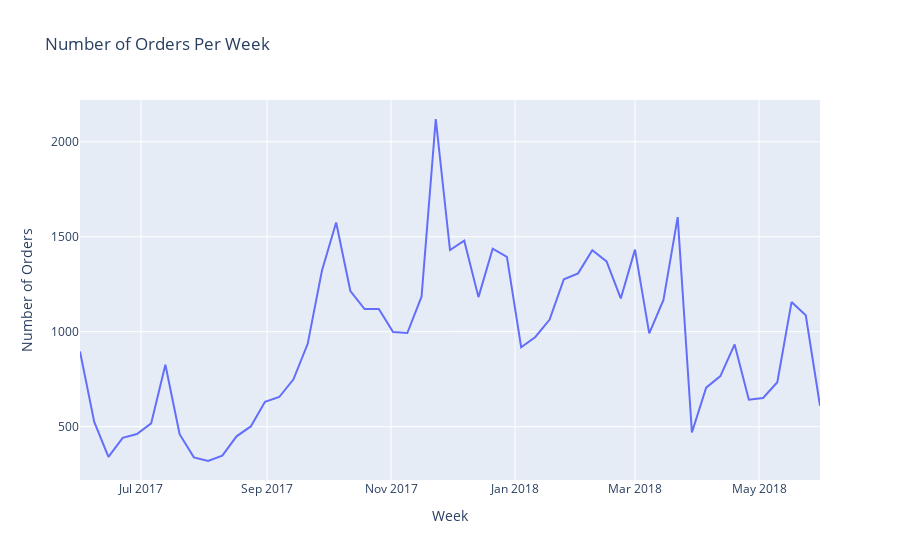

The code cell stored with this chart in its notebook:
### Code cell
# group data by column 'week'
orders_weekly = orders.groupby(['week'])['uid'].count().reset_index()
orders_weekly = orders_weekly.rename(columns={'uid': 'num_of_order'})
display(orders_weekly.head())

# create a line plot for weekly orders
fig = px.line(orders_weekly, x='week', y='num_of_order',
             title='Number of Orders Per Week', 
              labels={'week': 'Week', 
                      'num_of_order': 'Number of Orders'})
fig.show()

### Figure 1 — Plotly figure (JSON) as saved in the notebook; plotly's stock layout.template omitted (floating-point values rounded to 4 significant figures)
{"data": [{"hovertemplate": "Week=%{x}<br>Number of Orders=%{y}<extra></extra>", "legendgroup": "", "line": {"color": "#636efa", "dash": "solid"}, "marker": {"symbol": "circle"}, "mode": "lines", "name": "", "orientation": "v", "showlegend": false, "type": "scatter", "x": ["2017-06-01T00:00:00", "2017-06-08T00:00:00", "2017-06-15T00:00:00", "2017-06-22T00:00:00", "2017-06-29T00:00:00", "2017-07-06T00:00:00", "2017-07-13T00:00:00", "2017-07-20T00:00:00", "2017-07-27T00:00:00", "2017-08-03T00:00:00", "2017-08-10T00:00:00", "2017-08-17T00:00:00", "2017-08-24T00:00:00", "2017-08-31T00:00:00", "2017-09-07T00:00:00", "2017-09-14T00:00:00", "2017-09-21T00:00:00", "2017-09-28T00:00:00", "2017-10-05T00:00:00", "2017-10-12T00:00:00", "2017-10-19T00:00:00", "2017-10-26T00:00:00", "2017-11-02T00:00:00", "2017-11-09T00:00:00", "2017-11-16T00:00:00", "2017-11-23T00:00:00", "2017-11-30T00:00:00", "2017-12-07T00:00:00", "2017-12-14T00:00:00", "2017-12-21T00:00:00", "2017-12-28T00:00:00", "2018-01-04T00:00:00", "2018-01-11T00:00:00", "2018-01-18T00:00:00", "2018-01-25T00:00:00", "2018-02-01T00:00:00", "2018-02-08T00:00:00", "2018-02-15T00:00:00", "2018-02-22T00:00:00", "2018-03-01T00:00:00", "2018-03-08T00:00:00", "2018-03-15T00:00:00", "2018-03-22T00:00:00", "2018-03-29T00:00:00", "2018-04-05T00:00:00", "2018-04-12T00:00:00", "2018-04-19T00:00:00", "2018-04-26T00:00:00", "2018-05-03T00:00:00", "2018-05-10T00:00:00", "2018-05-17T00:00:00", "2018-05-24T00:00:00", "2018-05-31T00:00:00"], "xaxis": "x", "y": [896, 525, 341, 441, 461, 517, 826, 460, 338, 319, 347, 449, 501, 631, 656, 749, 936, 1321, 1575, 1214, 1119, 1119, 998, 993, 1184, 2120, 1430, 1479, 1182, 1437, 1394, 918, 972, 1064, 1276, 1307, 1429, 1370, 1175, 1432, 991, 1167, 1603, 469, 705, 766, 933, 642, 651, 734, 1156, 1086, 610], "yaxis": "y"}], "layout": {"legend": {"tracegroupgap": 0}, "title": {"text": "Number of Orders Per Week"}, "xaxis": {"anchor": "y", "domain": [0, 1], "title": {"text": "Week"}}, "yaxis": {"anchor": "x", "domain": [0, 1], "title": {"text": "Number of Orders"}}}}
